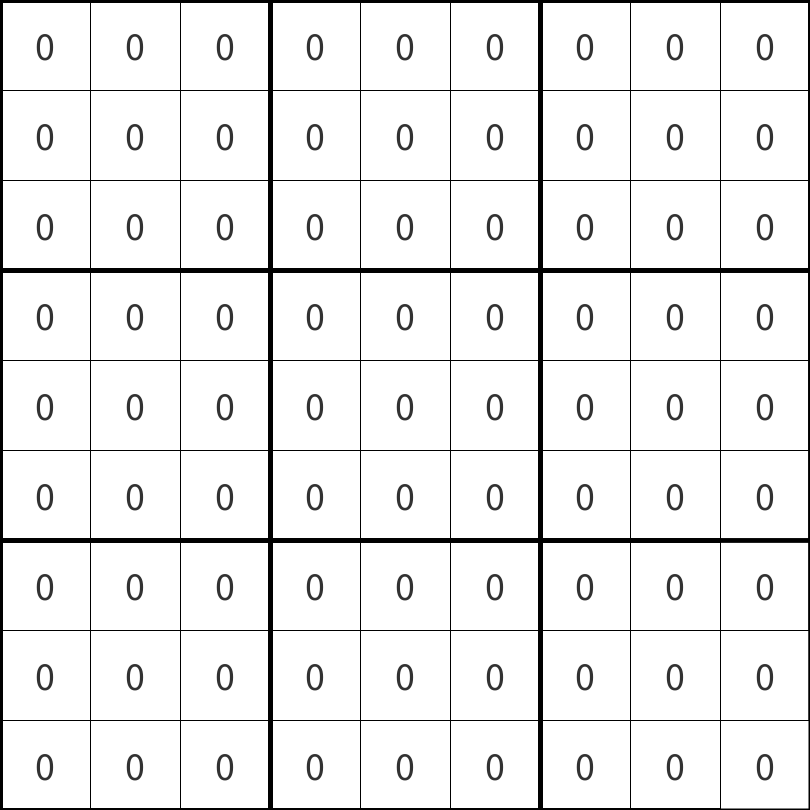
Frame 1 (no input)
Frame 60 (the mouse pressed at the canvas centre just before this capture): identical to frame 1, image omitted
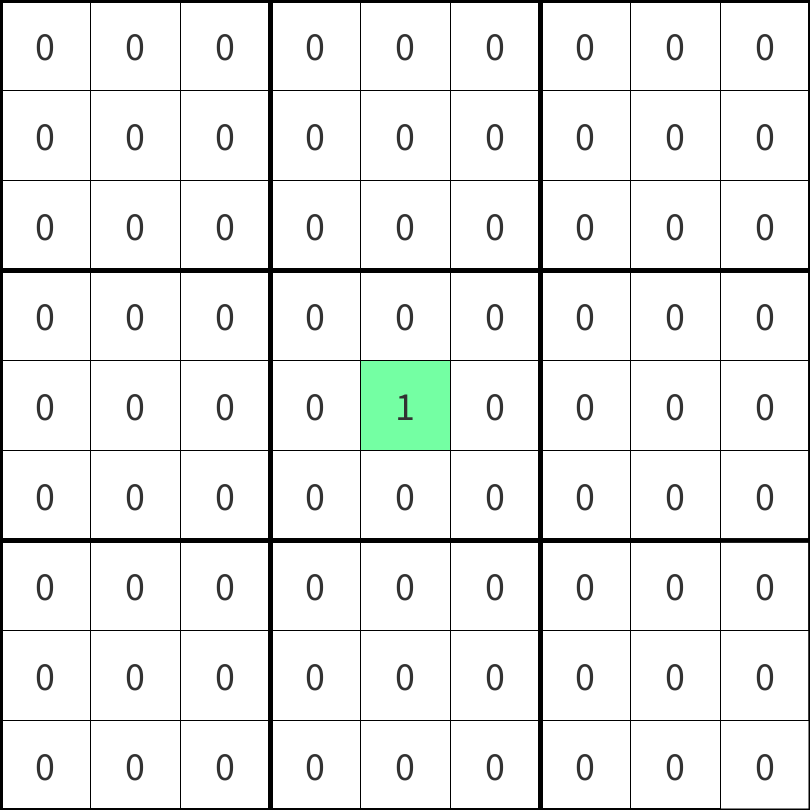
Frame 120 (the mouse held since frame 60 and released just before this capture)

The Processing sketch that drew these frames (run headless with seeded random() and noise(); from frame 60 on, the mouse is pressed at the canvas centre):

// Processing sketch: Sudoku
// ── Sudoku.pde
import java.util.*;
Cell[][] grid;
int[][] puzzle;

int cols = 9;
int rows = 9;

char state = 'e';

void setup() {
  size(810, 810);
  background(255);
  //set up grid
  grid = new Cell[cols][rows];
  for(int i=0; i<cols; i++) {
    for (int j=0; j<rows; j++) {
      grid[i][j] = new Cell(i*90,j*90,90,90,0);
    }
  }
  //set up puzzle board
  puzzle = new int[cols][rows];
  for(int i = 0; i < cols; i++){
    for(int j = 0; j < rows; j++){
      puzzle[i][j] = 0;
    }
  }
}

int getX(){
  return mouseX / 90;
}
  
int getY(){
  return mouseY / 90;
}
  
void addOne(){
    int temp = puzzle[getY()][getX()];
    if (temp == 9){
      puzzle[getY()][getX()] = 0;
      grid[getX()][getY()].num = 0;
    } else {
      puzzle[getY()][getX()] = temp+1;
      grid[getX()][getY()].num = temp+1;
    }
} 
  
void mousePressed(){
    addOne();
    for (int i = 0; i < 9; i++)
      println(Arrays.toString(puzzle[i]));
    println();
  }

void draw() {
  //background(255);
  if(state == 'm') {//Main Menu
  }
  if(state == 'p') {//Play
  }
  if(state == 'e') {//Level Editor
    for (int i=0; i<rows; i++) {
      for (int j=0; j<cols; j++) {
        grid[i][j].rollover(mouseX,mouseY);
        grid[i][j].display();
        //grid[i][j].displayOver();
      }
    }
  }
}
// ── Cell.pde
class Cell {
  float x,y; //Location
  float w,h; //Size
  float r,g,b; //Color
  int num; //Number
  boolean mouse;
 
  Cell(float tempX, float tempY, float tempW, float tempH, int tempNum) {
    x = tempX;
    y = tempY;
    w = tempW;
    h = tempH;
    num = tempNum;
    mouse = false;
  }
  
  void display() {
    if(mouse) {
      fill(#74FFA3);
    }else{
      fill(255);
    }
    strokeWeight(1);
    rect(x,y,w,h);
    textSize(40);
    fill(50);
    text(num,x+35,y+60);
    strokeWeight(4);
    line(270,0,270,810);
    line(540,0,540,810);
    line(0,0,0,810);
    line(0,0,810,0);
    line(0,270,810,270);
    line(0,540,810,540);
    line(0,810,810,810);
    line(810,0,810,810);
    //println(getY() + ", " + getX());
  }
  
  void rollover(int mx, int my) {
    if(mx>x && mx<x+w && my>y && my<y+h) {
      mouse = true;
    }else{
      mouse = false;
    }
  }
}        
